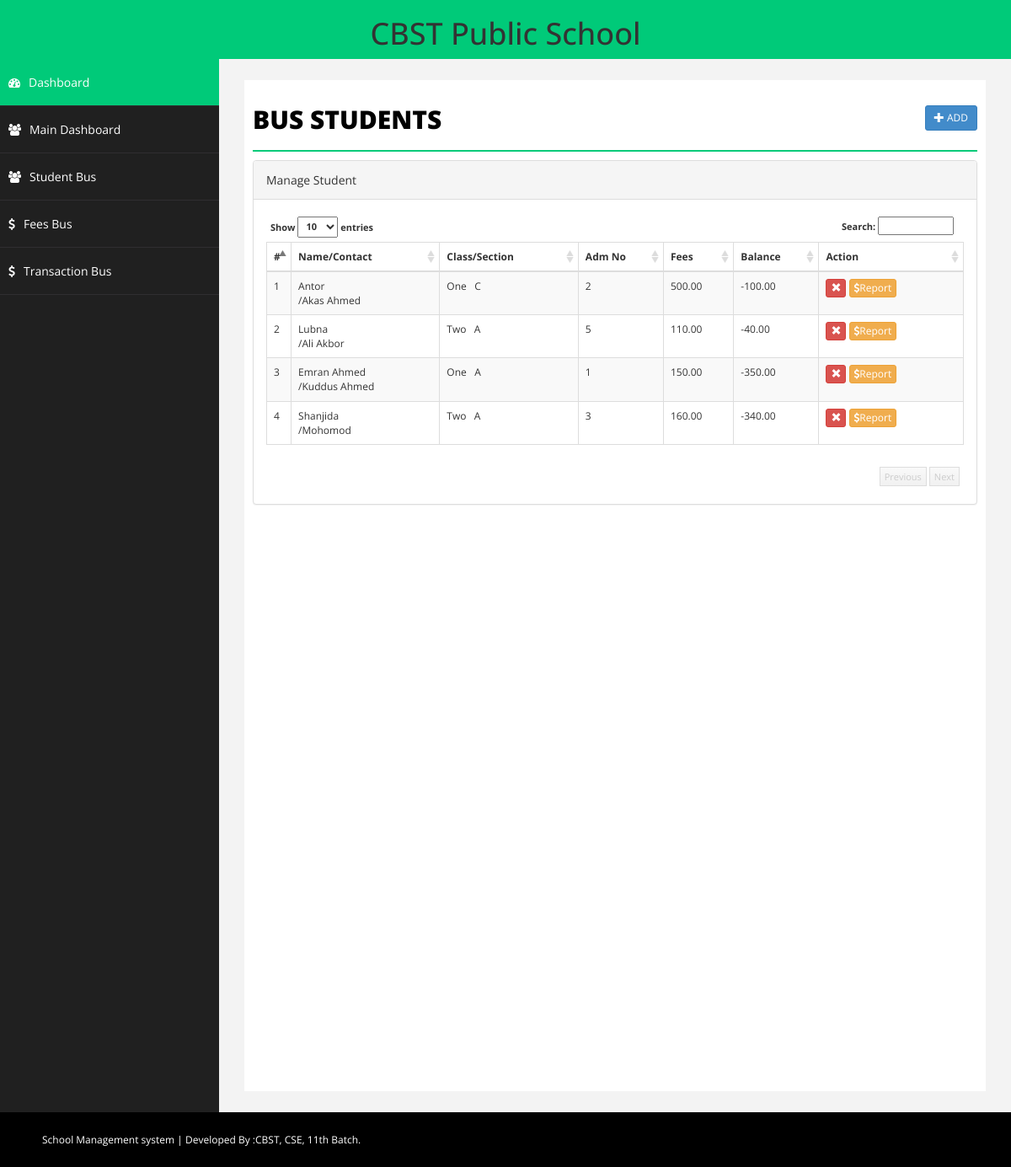
The app's page /bus/student.php (signed in) with its own data.
### tables this page shows
CREATE TABLE `bus_student` (
  `id` int(11) NOT NULL,
  `bid` int(11) NOT NULL,
  `sname` varchar(100) NOT NULL,
  `fname` varchar(100) NOT NULL,
  `admissionNo` int(10) NOT NULL,
  `admdate` date NOT NULL,
  `fees` decimal(10,2) NOT NULL,
  `balance` decimal(10,2) NOT NULL,
  `april` decimal(10,2) NOT NULL,
  `july` decimal(10,2) NOT NULL,
  `october` decimal(10,2) NOT NULL,
  `january` decimal(10,2) NOT NULL,
  `aprilb` decimal(10,2) NOT NULL,
  `julyb` decimal(10,2) NOT NULL,
  `octoberb` decimal(10,2) NOT NULL,
  `januaryb` decimal(10,2) NOT NULL
);

CREATE TABLE `branch` (
  `id` int(11) NOT NULL,
  `branch` varchar(20) NOT NULL,
  `address` int(5) NOT NULL,
  `detail` varchar(10) NOT NULL,
  `delete_status` enum('0','1') NOT NULL,
  `creation_date` timestamp NOT NULL DEFAULT CURRENT_TIMESTAMP,
  `updating_date` timestamp NOT NULL DEFAULT '0000-00-00 00:00:00' ON UPDATE CURRENT_TIMESTAMP
);

### bus/student.php (the view, shortened to what this page needs)
<?php
include("../php/dbconnect.php");
?>
<!DOCTYPE html>
<html xmlns="http://www.w3.org/1999/xhtml">
<head>
    <link href="../css/bootstrap.css" rel="stylesheet" />
    <link href="../css/font-awesome.css" rel="stylesheet" />
    <link href="../css/basic.css" rel="stylesheet" />
    <link href="../css/custom.css" rel="stylesheet" />
	<link href="../css/ui.css" rel="stylesheet" />
	<link href="../css/datepicker.css" rel="stylesheet" />
</head>
<?php
include("header.php");
?>
        <div id="page-wrapper">
            <div id="page-inner">
                <div class="row">
                    <div class="col-md-12">
                        <h1 class="page-head-line">Bus Students
						<a href="add_student.php" class="btn btn-primary btn-sm pull-right"><i class="glyphicon glyphicon-plus"></i> Add </a>
						</h1>
                    </div>
                </div>
		 <link href="../css/datatable/datatable.css" rel="stylesheet" />
		<div class="panel panel-default">
                        <div class="panel-heading">
                            Manage Student
                        </div>
                        <div class="panel-body">
                            <div class="table-sorting table-responsive">
                                <table class="table table-striped table-bordered table-hover" id="tSortable22">
                                    <thead>
                                        <tr>
                                            <th>#</th>
                                            <th>Name/Contact</th>
											<th>Class/Section</th>
											<th>Adm No</th>
                                            <th>Fees</th>
											<th>Balance</th>
											<th>Action</th>
                                        </tr>
                                    </thead>
                                    <tbody>
									<?php
									$sql = "SELECT  distinct bus_student.sname,bus_student.fname,
									bus_student.fees,bus_student.balance,bus_student.admissionNo,
											bus_student.admdate,bus_student.id,branch.branch,
											branch.detail from bus_student join branch on branch.id = bus_student.bid";
									$q = $conn->query($sql);
									$i=1;
									while($r = $q->fetch_assoc())
									{
									echo '<tr '.(($r['balance']>0)?'class="danger"':'').'>
                                            <td>'.$i.'</td>
                                            <td>'.$r['sname'].'<br/>/'.$r['fname'].'</td>
											<td>'.$r['branch'].' &nbsp;  '.$r['detail'].'</td>
                                            <td>'.$r['admissionNo'].'</td>
                                            <td>'.$r['fees'].'</td>
											<td>'.$r['balance'].'</td>
											<td>
											<a onclick="return confirm(\'Are you sure you want to delete this record\');" href="student.php?action=delete&id='.$r['id'].'" class="btn btn-danger btn-xs"><span class="glyphicon glyphicon-remove"></span></a>
											<a  href="report.php?action=delete&id='.$r['id'].'" class="btn btn-warning btn-xs"><i class="fa fa-usd "></i>Report</span></a>
                                        </tr>';
										$i++;
									}
									?>
                                    </tbody>
                                </table>
                            </div>
                        </div>
                    </div>
            </div>
        </div>
    </div>
 <?php include_once'../php/footer.php'; ?>

### css/basic.css (style rules this page uses)
body { font-family: 'Open Sans', sans-serif; line-height:25px; }
#page-wrapper { padding: 15px 15px; min-height: 600px; background: #F3F3F3; }
#page-inner { width: 100%; margin: 10px 20px 10px 0px; background-color: #fff!important; padding: 10px; min-height: 1200px; }
.page-head-line { font-size: 30px; text-transform: uppercase; color: #000; font-weight: 800; padding-bottom: 20px; border-bottom: 2px solid #00CA79; margin-bottom: 10px; }
@media (min-width:768px) { #page-wrapper { margin: 0 0 0 260px; padding: 15px 30px; min-height: 1200px; } }

### css/datatable/datatable.css (style rules this page uses)
.dataTable { float: left; }
.table-sorting { padding: 0px; position: relative; font-size: 12px; background-color: #FFF; }
.table-sorting .table { border-top: 1px solid #DDD; border-bottom: 1px solid #DDD; }
.table-sorting .sorting_asc { background: url('../../img/datatable/sort_asc.png') no-repeat center right; cursor: pointer; }
.table-sorting .sorting { background: url('../../img/datatable/sort_both.png') no-repeat center right; cursor: pointer; }

### records on screen
bus_student: sname "Antor", fname "Akas Ahmed", branch.branch "One", branch.detail "C", admissionNo "2", fees "500.00", balance "-100.00"
bus_student: sname "Lubna", fname "Ali Akbor", branch.branch "Two", branch.detail "A", admissionNo "5", fees "110.00", balance "-40.00"
bus_student: sname "Emran Ahmed", fname "Kuddus Ahmed", branch.branch "One", branch.detail "A", admissionNo "1", fees "150.00", balance "-350.00"
bus_student: sname "Shanjida", fname "Mohomod", branch.branch "Two", branch.detail "A", admissionNo "3", fees "160.00", balance "-340.00"
